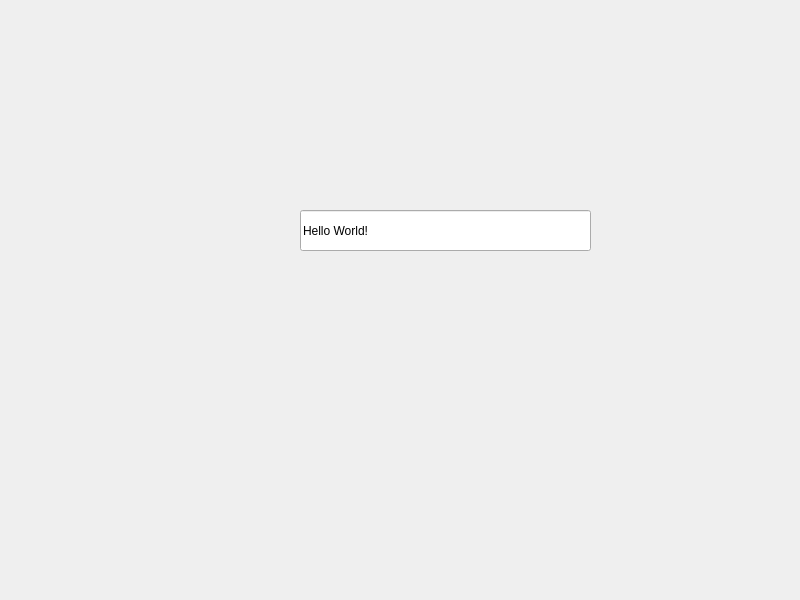
<?xml version="1.0" encoding="UTF-8"?>
<ui version="4.0">
 <class>Widget</class>
 <widget class="QWidget" name="Widget">
  <property name="geometry">
   <rect>
    <x>0</x>
    <y>0</y>
    <width>800</width>
    <height>600</height>
   </rect>
  </property>
  <property name="windowTitle">
   <string>Widget</string>
  </property>
  <widget class="QLineEdit" name="lineEdit">
   <property name="geometry">
    <rect>
     <x>300</x>
     <y>210</y>
     <width>291</width>
     <height>41</height>
    </rect>
   </property>
   <property name="text">
    <string>Hello World!</string>
   </property>
  </widget>
 </widget>
 <resources/>
 <connections/>
</ui>
